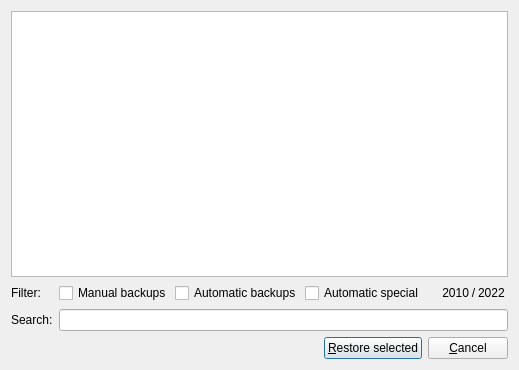
<?xml version="1.0" encoding="UTF-8"?>
<ui version="4.0">
 <class>RestoreDialogClass</class>
 <widget class="QDialog" name="RestoreDialogClass">
  <property name="geometry">
   <rect>
    <x>0</x>
    <y>0</y>
    <width>519</width>
    <height>370</height>
   </rect>
  </property>
  <property name="windowTitle">
   <string>Dialog</string>
  </property>
  <layout class="QGridLayout" name="gridLayout">
   <item row="0" column="0" colspan="2">
    <widget class="TableView" name="tableView">
     <property name="editTriggers">
      <set>QAbstractItemView::NoEditTriggers</set>
     </property>
     <property name="selectionMode">
      <enum>QAbstractItemView::SingleSelection</enum>
     </property>
     <property name="sortingEnabled">
      <bool>true</bool>
     </property>
    </widget>
   </item>
   <item row="1" column="0">
    <widget class="QLabel" name="label_2">
     <property name="text">
      <string>Filter:</string>
     </property>
    </widget>
   </item>
   <item row="1" column="1">
    <widget class="QWidget" name="widget" native="true">
     <layout class="QHBoxLayout" name="horizontalLayout_3">
      <property name="spacing">
       <number>3</number>
      </property>
      <property name="margin">
       <number>0</number>
      </property>
      <item>
       <widget class="QCheckBox" name="chkManual">
        <property name="toolTip">
         <string>Manual Backup</string>
        </property>
        <property name="text">
         <string>Manual backups</string>
        </property>
       </widget>
      </item>
      <item>
       <widget class="QCheckBox" name="chkAuto">
        <property name="toolTip">
         <string>Manual Backup</string>
        </property>
        <property name="text">
         <string>Automatic backups</string>
        </property>
       </widget>
      </item>
      <item>
       <widget class="QCheckBox" name="chkAutoSpes">
        <property name="toolTip">
         <string>Manual Backup</string>
        </property>
        <property name="text">
         <string>Automatic special</string>
        </property>
       </widget>
      </item>
      <item>
       <spacer name="horizontalSpacer_2">
        <property name="orientation">
         <enum>Qt::Horizontal</enum>
        </property>
        <property name="sizeHint" stdset="0">
         <size>
          <width>40</width>
          <height>20</height>
         </size>
        </property>
       </spacer>
      </item>
      <item>
       <widget class="QWidget" name="widget_2" native="true">
        <layout class="QHBoxLayout" name="horizontalLayout_2">
         <property name="spacing">
          <number>2</number>
         </property>
         <property name="leftMargin">
          <number>9</number>
         </property>
         <property name="topMargin">
          <number>0</number>
         </property>
         <property name="rightMargin">
          <number>3</number>
         </property>
         <property name="bottomMargin">
          <number>0</number>
         </property>
         <item>
          <widget class="QLabel" name="lblCount">
           <property name="text">
            <string>2010</string>
           </property>
           <property name="alignment">
            <set>Qt::AlignRight|Qt::AlignTrailing|Qt::AlignVCenter</set>
           </property>
          </widget>
         </item>
         <item>
          <widget class="QLabel" name="label_3">
           <property name="sizePolicy">
            <sizepolicy hsizetype="Fixed" vsizetype="Preferred">
             <horstretch>0</horstretch>
             <verstretch>0</verstretch>
            </sizepolicy>
           </property>
           <property name="text">
            <string>/</string>
           </property>
           <property name="alignment">
            <set>Qt::AlignCenter</set>
           </property>
          </widget>
         </item>
         <item>
          <widget class="QLabel" name="lblTotal">
           <property name="text">
            <string>2022</string>
           </property>
          </widget>
         </item>
        </layout>
       </widget>
      </item>
     </layout>
    </widget>
   </item>
   <item row="2" column="0">
    <widget class="QLabel" name="label">
     <property name="sizePolicy">
      <sizepolicy hsizetype="Preferred" vsizetype="Preferred">
       <horstretch>0</horstretch>
       <verstretch>0</verstretch>
      </sizepolicy>
     </property>
     <property name="text">
      <string>Search:</string>
     </property>
    </widget>
   </item>
   <item row="2" column="1">
    <widget class="QLineEdit" name="txtFilter"/>
   </item>
   <item row="3" column="0" colspan="2">
    <layout class="QHBoxLayout" name="horizontalLayout">
     <item>
      <spacer name="horizontalSpacer">
       <property name="orientation">
        <enum>Qt::Horizontal</enum>
       </property>
       <property name="sizeHint" stdset="0">
        <size>
         <width>40</width>
         <height>20</height>
        </size>
       </property>
      </spacer>
     </item>
     <item>
      <widget class="QPushButton" name="buttonRestore">
       <property name="text">
        <string>&amp;Restore selected</string>
       </property>
      </widget>
     </item>
     <item>
      <widget class="QPushButton" name="buttonCancel">
       <property name="text">
        <string>&amp;Cancel</string>
       </property>
      </widget>
     </item>
    </layout>
   </item>
  </layout>
 </widget>
 <customwidgets>
  <customwidget>
   <class>TableView</class>
   <extends>QTableView</extends>
   <header>TableView.h</header>
  </customwidget>
 </customwidgets>
 <resources/>
 <connections/>
</ui>
